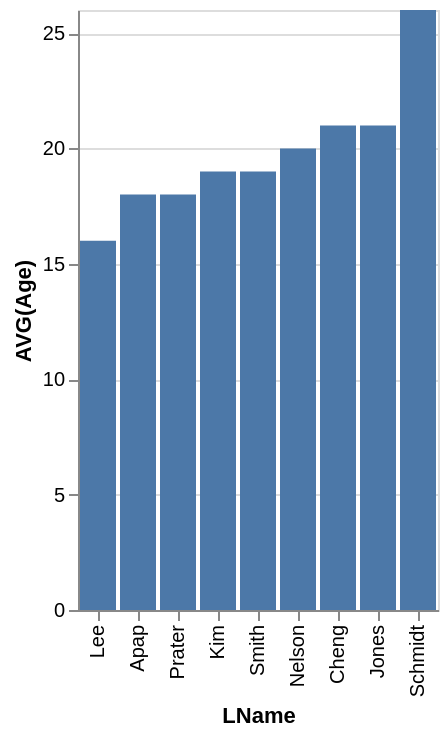

Express this chart as Vega-Lite.
### Vega-Lite specification from a JSON file in a GitHub repository (floating-point values rounded to 4 significant figures)
{"data": {"values": [{"x_data": "Lee", "y_data": 16}, {"x_data": "Apap", "y_data": 18}, {"x_data": "Prater", "y_data": 18}, {"x_data": "Kim", "y_data": 19}, {"x_data": "Smith", "y_data": 19}, {"x_data": "Nelson", "y_data": 20}, {"x_data": "Cheng", "y_data": 21}, {"x_data": "Jones", "y_data": 21}, {"x_data": "Schmidt", "y_data": 26}]}, "mark": "bar", "encoding": {"x": {"field": "x_data", "type": "nominal", "title": "LName", "sort": {"op": "sum", "field": "y_data", "order": "ascending"}}, "y": {"field": "y_data", "type": "quantitative", "title": "AVG(Age)"}}}
